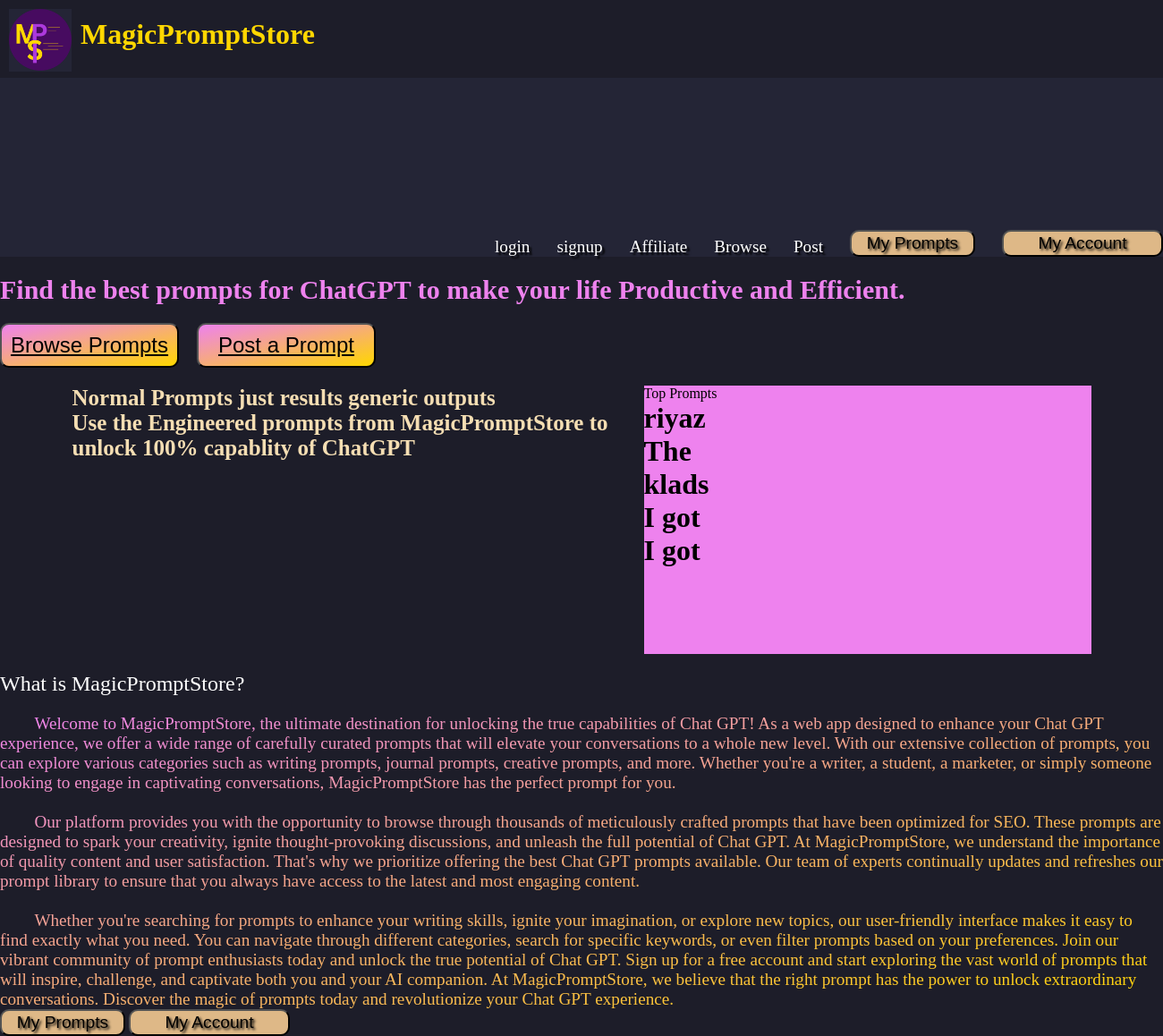
The page / on the database its author committed.
### mps_app/models.py (models this page shows)
class Prompts(models.Model):
    name = models.TextField(max_length=30,default="NULL")
    title = models.TextField(max_length=50)
    description = models.TextField(max_length=500)
    prompt = models.TextField(max_length=5000)
    price = models.FloatField(max_length=30,default=0.0)
    category = models.TextField(max_length=30,default='normal')
    sample_input = models.TextField(max_length=10000,default="null")
    sample_output = models.TextField(max_length=10000,default="null")
    sales = models.IntegerField(default=0)
    user = models.ForeignKey('Users',blank=True,null=True,on_delete=models.SET_NULL,related_name='user')
    cost = models.IntegerField(default=29)

### mps_app/views.py (the view)
# urls.py: path('',views.home_view,name="home_view"),
def home_view(request):
    request.session.flush()
    request.session['current'] = 'home'
    request.session['affiliate'] = "null"
    affiliate = request.GET.get('affiliate',None)
    if affiliate is not None:
        theaffiliate = affiliate
        request.session['affiliate'] = theaffiliate
    prompts = Prompts.objects.all()
    context = {
        'prompts' : prompts,
    }
    request.session['user'] = 'null'
    if request.session.get('user')!= 'null':
        context['name'] = request.session.get('email')
    return render(request,'home.html',context)

### mps_app/templates/home.html (shortened to what this page needs)
<html lang="en">
<head>
</head>
<body>
    {% load static %}
    <img src="{% static 'logo.png'%}" width="70px" height="70px" class="logo">
    <div class="mps">
        <h1>MagicPromptStore</h1>
    </div>
    <div class="header">
        <a href="{% url 'login_view' %}" class="link">login</a>
        <a href="{% url 'signup_view' %}" class="link">signup</a>
        <a href="{% url 'affiliate_view'%}" class="link">Affiliate</a>
        <a href="{% url 'store_view' %}" class="link">Browse</a>
        <a href="{% url 'post_view' %}" class="link">Post</a>
        <button class="sticky"><a class="link2" href="{% url 'my_prompts_view' %}">My Prompts</a></button>
        <button class="sticky2"><a class="link2" href="{% url 'posted_view' %}">My Account</a></button>
    </div>
    <div class="container">
        <h2 class="slogan">
            Find the best prompts for ChatGPT to make your life Productive and Efficient.
        </h2>
        <div class="button-container">
            <button><a href="{% url 'store_view' %}" class="link3">Browse Prompts</a></button>
            <button><a href="{% url 'post_view' %}" class="link3">Post a Prompt</a></button>
        </div>
        <div class="top-prompts-container">
            <h4 class="notes2">
                Normal Prompts just results generic outputs<br>
                Use the Engineered prompts from MagicPromptStore to<br>
                unlock 100% capablity of ChatGPT<br>
            </h4>
            <div class="top-prompts">
                Top Prompts
                {% for prompt in prompts|slice:"0:5" %}
                    <h1>{{prompt.title}}</h1>
                {% endfor %}
            </div>
            <div class="sep">
                <div class="question">
                    What is MagicPromptStore?
                </div>
                <div class="answer">
    <br><br>
    <br><br>
    At MagicPromptStore, we believe that the right prompt has the power to unlock extraordinary conversations. Discover the magic of prompts today and revolutionize your Chat GPT experience.<br>
                </div>
        </div>
        </div>
    </div>
        <button class="sticky"><a class="link2" href="{% url 'my_prompts_view' %}">My Prompts</a></button>
        <button class="sticky2"><a class="link2" href="{% url 'posted_view' %}">My Account</a></button>
</body>
</html>

### mps_app/templates/home.html (style rules this page uses)
* { margin:0px; }
.sticky2 { padding: 0px; background: burlywood; border-radius: 10px; width: 180px; height: 30px; font-size: medium; right: 0%; top: 5%; }
body { background-color: #1d1d29; }
.link { text-decoration: none; color:white; font-size: larger; text-shadow: 3px 3px 2px black; }
.link2 { text-decoration: none; color:black; font-size: larger; text-shadow: 2px 2px 3px black; margin: 0px; }
.link3 { color:black; font-size: x-large; margin: 0px; }
.header { display: flex; background-color: #242536; height:170px; padding-top: 30px; justify-content:end; align-items: end; gap:30px; flex-wrap: wrap; }
.logo { position: absolute; left:10px; top :10px; }
.mps { position: relative; left:90px; top :20px; color: gold; margin-bottom: 50px; }
.notes2 { color:wheat; font-size: 25px; }
button { background: linear-gradient(to right bottom,violet,gold); border-radius: 10px; width: 200px; height: 50px; font-size: large; }
.sticky { padding: 0px; background: burlywood; border-radius: 10px; width: 140px; height: 30px; font-size: medium; right: 0%; top: 0%; }
.slogan { margin-top: 20px; font-size: 30px; color:violet; animation: slogan-ani; animation-duration: 2s; animation-iteration-count: infinite; margin-bottom: 20px; }
.button-container { display:flex; left:5%; flex-wrap: wrap; gap:20px; margin-bottom: 20px; }
.top-prompts { width:500px; height: 300px; background-color: violet; margin-left: 20px; }
.top-prompts-container { display:flex; gap:20px; flex-wrap: wrap; justify-content: center; }
.question { color:white; font-family: 'Times New Roman', Times, serif; font-size:x-large; }
.answer { margin-top:20px; color:white; font-family: 'Times New Roman', Times, serif; font-size:larger; background-image: linear-gradient(to right bottom, violet, gold); background-clip: text; -webkit-background-clip: text; color: transparent; }

### rows shown on the page
Prompts: title "riyaz"
Prompts: title "The"
Prompts: title "klads"
Prompts: title "I got"
Prompts: title "I got"
